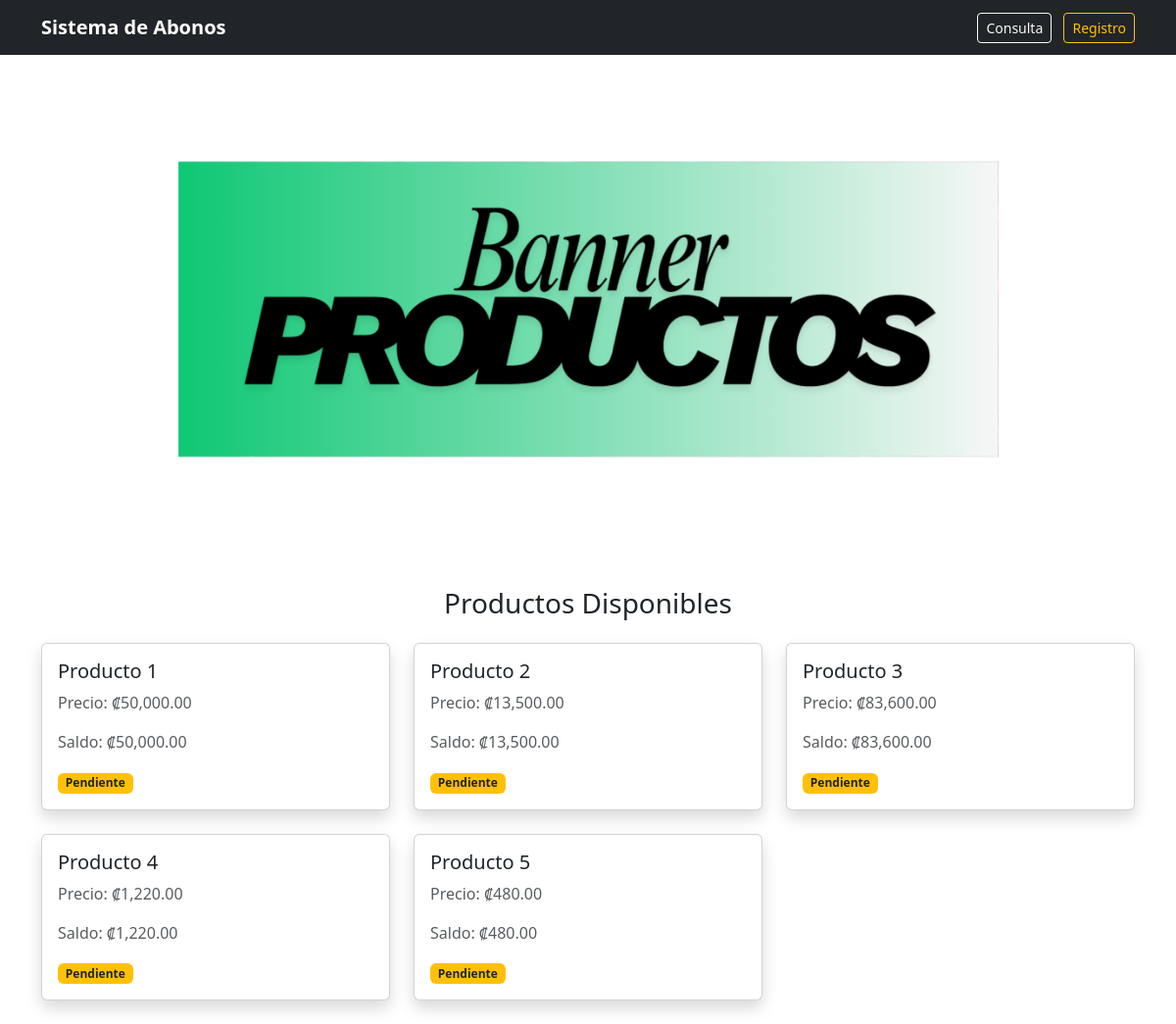
Page /Views/vHome/inicio.php on the committed database.
### tables this page shows
CREATE TABLE `principal` (
  `Id_Compra` bigint(20) NOT NULL AUTO_INCREMENT,
  `Precio` decimal(18,2) DEFAULT NULL,
  `Saldo` decimal(18,2) DEFAULT NULL,
  `Descripcion` varchar(500) DEFAULT NULL,
  `Estado` varchar(100) DEFAULT NULL,
  PRIMARY KEY (`Id_Compra`)
);

### Models/ProductosModel.php (called while the page is built, shortened)
<?php
function ObtenerProductosInicio()
{
    $conexion = OpenDatabase();
    $query = "SELECT * FROM principal";
    $resultado = mysqli_query($conexion, $query);
    return $resultado;
}

### Controllers/ProductosController.php (called while the page is built, shortened)
<?php
include_once $_SERVER["DOCUMENT_ROOT"] . "/Practica03_Cliente-Servidor_Miercoles/Models/ProductosModel.php";
function ObtenerProductosHome()
{
    return ObtenerProductosInicio();
}

### Views/vHome/inicio.php (the view, shortened to what this page needs)
<?php
include_once $_SERVER["DOCUMENT_ROOT"] . "/Practica03_Cliente-Servidor_Miercoles/Views/layout.php";
include_once $_SERVER["DOCUMENT_ROOT"] . "/Practica03_Cliente-Servidor_Miercoles/Controllers/ProductosController.php";
$productos = ObtenerProductosHome();
?>
<!DOCTYPE html>
<html lang="es">
<?php MostrarHead(); ?>
<body>
    <?php MostrarNavbar(); ?>
    <div class="container d-flex justify-content-center my-4">
        <div id="carouselExampleIndicators" class="carousel slide w-75" data-bs-ride="carousel">
            <div class="carousel-indicators">
                <button type="button" data-bs-target="#carouselExampleIndicators" data-bs-slide-to="0" class="active"></button>
                <button type="button" data-bs-target="#carouselExampleIndicators" data-bs-slide-to="1"></button>
                <button type="button" data-bs-target="#carouselExampleIndicators" data-bs-slide-to="2"></button>
            </div>
			<div class="carousel-inner">
				<div class="carousel-item active" data-bs-interval="3000">
					<img src="../assets/images/Bannerspagina01.png" class="d-block w-100" alt="Banner Logitech">
				</div>
			</div>
        </div>
    </div>
    <div class="container mt-5">
        <h3 class="text-center mb-4">Productos Disponibles</h3>
        <div class="row">
            <?php while ($producto = mysqli_fetch_assoc($productos)) { ?>
                <div class="col-md-4 mb-4">
                    <div class="card shadow h-100">
                        <div class="card-body d-flex flex-column">
                            <h5 class="card-title"><?= $producto['Descripcion'] ?></h5>
                            <p class="text-muted">Precio: ₡<?= number_format($producto['Precio'], 2) ?></p>
                            <p class="text-muted">Saldo: ₡<?= number_format($producto['Saldo'], 2) ?></p>
                            <div class="mt-auto">
                                <?php if ($producto['Estado'] == "Pendiente") { ?>
                                    <span class="badge bg-warning text-dark">Pendiente</span>
                                <?php } else { ?>
                                    <span class="badge bg-success">Cancelado</span>
                                <?php } ?>
                            </div>
                        </div>
                    </div>
                </div>
            <?php } ?>
        </div>
    </div>
</body>
</html>

### Views/layout.php (shortened to what this page needs)
<?php
function MostrarHead() {
?>
<head>
    <link href="https://cdn.jsdelivr.net/npm/bootstrap@5.3.0/dist/css/bootstrap.min.css" rel="stylesheet">
</head>
<?php
}
function MostrarNavbar() {
?>
<nav class="navbar navbar-expand-lg navbar-dark bg-dark">
    <div class="container">
        <a class="navbar-brand fw-bold" href="/Practica03_Cliente-Servidor_Miercoles/Views/vHome/inicio.php">
            Sistema de Abonos
        </a>
        <div class="ms-auto">
            <a class="btn btn-outline-light btn-sm me-2"
               href="/Practica03_Cliente-Servidor_Miercoles/Views/vProductos/consulta.php">
               Consulta
            </a>
            <a class="btn btn-outline-warning btn-sm"
               href="/Practica03_Cliente-Servidor_Miercoles/Views/vProductos/registro.php">
               Registro
            </a>
        </div>
    </div>
</nav>
<?php
}
?>

### rows in the picture
principal: Descripcion "Producto 1", Precio "50,000.00", Saldo "50,000.00", Estado "Pendiente"
principal: Descripcion "Producto 2", Precio "13,500.00", Saldo "13,500.00", Estado "Pendiente"
principal: Descripcion "Producto 3", Precio "83,600.00", Saldo "83,600.00", Estado "Pendiente"
principal: Descripcion "Producto 4", Precio "1,220.00", Saldo "1,220.00", Estado "Pendiente"
principal: Descripcion "Producto 5", Precio "480.00", Saldo "480.00", Estado "Pendiente"
